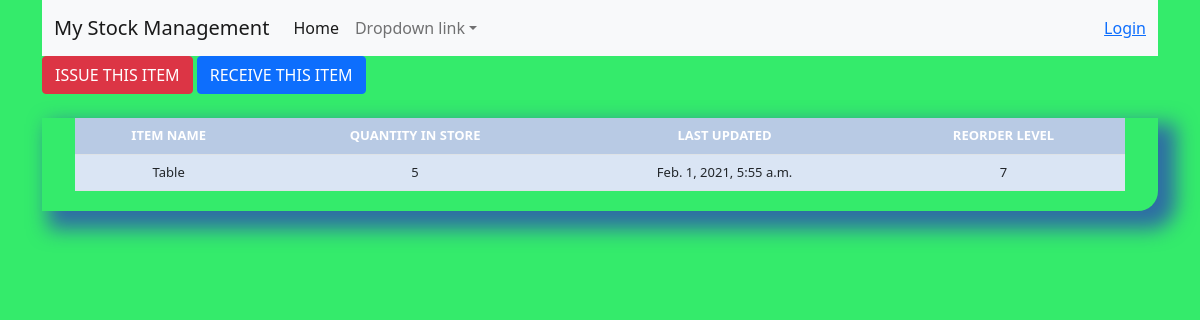
Screenshot of /stock_detail/22/ with the database file from the repository.
### stockmgnt/models.py (models this page shows, shortened)
class Stock(models.Model):
	category = models.ForeignKey(Category, on_delete=models.CASCADE, blank=True)
	item_name = models.CharField(max_length=50, blank=True, null=True)
	quantity = models.IntegerField(default='0', blank=True, null=True)
	receive_quantity = models.IntegerField(default='0', blank=True, null=True)
	receive_by = models.CharField(max_length=50, blank=True, null=True)
	issue_quantity = models.IntegerField(default='0', blank=True, null=True)
	issue_by = models.CharField(max_length=50, blank=True, null=True)
	issue_to = models.CharField(max_length=50, blank=True, null=True)
	phone_number = models.CharField(max_length=50, blank=True, null=True)
	created_by = models.CharField(max_length=50, blank=True, null=True)
	reorder_level = models.IntegerField(default='0', blank=True, null=True)
	last_updated = models.DateTimeField(auto_now_add=False, auto_now=True)
	timestamp = models.DateTimeField(auto_now_add=True, auto_now=False)

### stockmgnt/views.py (the view)
# urls.py: path('stock_detail/<str:pk>/', views.stock_detail, name="stock_detail"),
def stock_detail(request, pk):
	queryset = Stock.objects.get(id=pk)
	context = {
		"title": queryset.item_name,
		"queryset": queryset,
	}
	return render(request, "stock_detail.html", context)

### stockmgnt/templates/stock_detail.html (shortened to what this page needs)
{% extends "base.html" %}
{% block content %}
{% load crispy_forms_tags %}
<a href="{% url 'issue_items' queryset.id %}"><div class='btn btn-danger'>ISSUE THIS ITEM</div></a>
<a href="{% url 'receive_items' queryset.id %}"><div class='btn btn-primary'>RECEIVE THIS ITEM</div></a>
        <br><br>
        <div class="display_table">
          <table class='table'>
                  <tr>
                    <th>ITEM NAME</th>
                    <th>QUANTITY IN STORE</th>
                    <th>LAST UPDATED</th>
                    <th>REORDER LEVEL</th>
                  </tr>
                  <tr>
                    <td>{{queryset.item_name}}</td>
                    <td>{{queryset.quantity}}</td>
                    <td>{{queryset.last_updated}}</td>
                    <td>{{queryset.reorder_level}}</td>
                  </tr>
          </table>
        </div>
{% endblock content %}

### stockmgnt/templates/base.html (style rules this page uses)
body { background-color: #34eb6b; }
.table { font-size: 13px; text-align: center; width: 95%; margin: auto; text-align: center; }
.table tr:nth-child(odd) { background: #B8CAE4 }
.table tr:nth-child(even) { background: #dae5f4 }
th { background-color: #337ab7; color: white; }
.display_table { border-bottom-right-radius: 20px; padding-left: 5px; padding-right: 5px; padding-bottom: 20px; box-shadow: 12px 12px 20px 6px #2e6da4; }

### rows the page displays
Stock: item_name "Table", quantity "5", last_updated "Feb. 1, 2021, 5:55 a.m.", reorder_level "7"
